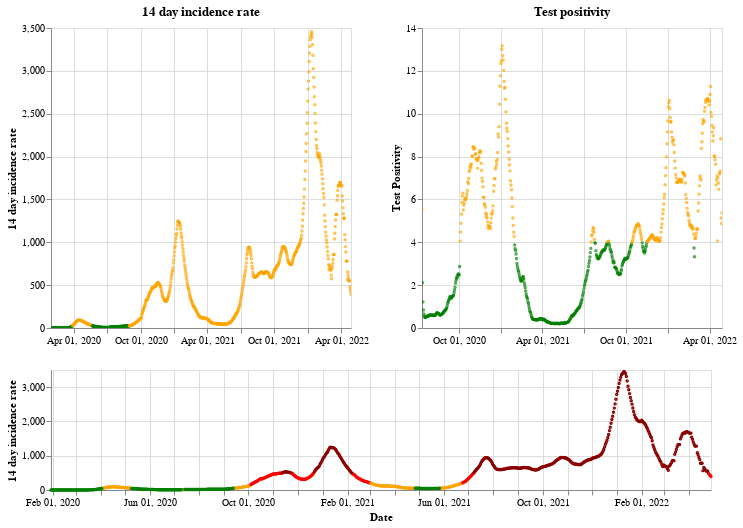

This figure's notebook cell:
### Markdown cell above
## England

### Code cell
plot_traffic_light('England')

### Figure 1 — Vega-Lite specification as saved in the notebook (floating-point values rounded to 4 significant figures; data arrays with more than 128 entries replaced by an {"elided": "..."} marker saying what was removed)
{"config": {"view": {"continuousWidth": 400, "continuousHeight": 300}}, "vconcat": [{"hconcat": [{"mark": {"type": "point", "size": 2}, "encoding": {"color": {"condition": {"value": "green", "test": "(datum.twoWeeklyCasesRate <= 25)"}, "value": "orange"}, "tooltip": [{"type": "nominal", "field": "areaName"}, {"type": "temporal", "field": "date"}, {"type": "quantitative", "field": "twoWeeklyCasesRate"}, {"type": "quantitative", "field": "testPositivity"}], "x": {"type": "temporal", "axis": {"title": ""}, "field": "date", "scale": {"domain": {"selection": "DateBrush"}}, "timeUnit": "yearmonthdate"}, "y": {"type": "quantitative", "axis": {"title": "14 day incidence rate"}, "field": "twoWeeklyCasesRate"}}, "title": "14 day incidence rate", "width": 300}, {"mark": {"type": "point", "size": 2}, "encoding": {"color": {"condition": {"value": "green", "test": "(datum.testPositivity <= 4)"}, "value": "orange"}, "tooltip": [{"type": "nominal", "field": "areaName"}, {"type": "temporal", "field": "date"}, {"type": "quantitative", "field": "twoWeeklyCasesRate"}, {"type": "quantitative", "field": "testPositivity"}], "x": {"type": "temporal", "axis": {"title": ""}, "field": "date", "scale": {"domain": {"selection": "DateBrush"}}, "timeUnit": "yearmonthdate"}, "y": {"type": "quantitative", "axis": {"title": "Test Positivity"}, "field": "testPositivity"}}, "title": "Test positivity", "width": 300}]}, {"layer": [{"mark": {"type": "point", "size": 2}, "encoding": {"color": {"condition": {"value": "orange", "test": "(((datum.testPositivity < 4) && (datum.twoWeeklyCasesRate >= 50)) && (datum.twoWeeklyCasesRate < 200))"}, "value": "red"}, "opacity": {"condition": {"value": 1, "test": "((datum.twoWeeklyCasesRate >= 50) && (datum.twoWeeklyCasesRate < 500))"}, "value": 0}, "tooltip": [{"type": "nominal", "field": "areaName"}, {"type": "temporal", "field": "date"}, {"type": "quantitative", "field": "twoWeeklyCasesRate"}, {"type": "quantitative", "field": "testPositivity"}], "x": {"type": "temporal", "axis": {"title": "Date"}, "field": "date", "timeUnit": "yearmonthdate"}, "y": {"type": "quantitative", "axis": {"title": "14 day incidence rate"}, "field": "twoWeeklyCasesRate"}}, "selection": {"DateBrush": {"type": "interval", "encodings": ["x"], "fields": ["Time"]}}}, {"mark": {"type": "point", "size": 2}, "encoding": {"color": {"value": "darkred"}, "opacity": {"condition": {"value": 1, "test": "(datum.twoWeeklyCasesRate >= 500)"}, "value": 0}, "tooltip": [{"type": "nominal", "field": "areaName"}, {"type": "temporal", "field": "date"}, {"type": "quantitative", "field": "twoWeeklyCasesRate"}, {"type": "quantitative", "field": "testPositivity"}], "x": {"type": "temporal", "axis": {"title": "Date"}, "field": "date", "timeUnit": "yearmonthdate"}, "y": {"type": "quantitative", "axis": {"title": "14 day incidence rate"}, "field": "twoWeeklyCasesRate"}}}, {"mark": {"type": "point", "size": 2}, "encoding": {"color": {"condition": {"value": "green", "test": "((datum.testPositivity < 4) && (datum.twoWeeklyCasesRate < 50))"}, "value": "orange"}, "opacity": {"condition": {"value": 1, "test": "(datum.twoWeeklyCasesRate < 50)"}, "value": 0}, "tooltip": [{"type": "nominal", "field": "areaName"}, {"type": "temporal", "field": "date"}, {"type": "quantitative", "field": "twoWeeklyCasesRate"}, {"type": "quantitative", "field": "testPositivity"}], "x": {"type": "temporal", "axis": {"title": "Date"}, "field": "date", "timeUnit": "yearmonthdate"}, "y": {"type": "quantitative", "axis": {"title": "14 day incidence rate"}, "field": "twoWeeklyCasesRate"}}}], "height": 120, "width": 660}], "data": {"name": "data-9c02ded7abb7041b9259b73feeddc11e"}, "$schema": "https://vega.github.io/schema/vega-lite/v4.8.1.json", "datasets": {"data-9c02ded7abb7041b9259b73feeddc11e": {"elided": "820 records"}}}
